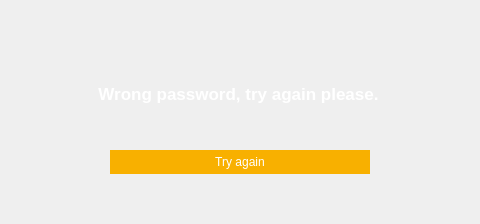
<?xml version="1.0" encoding="UTF-8"?>
<ui version="4.0">
 <class>Dialog</class>
 <widget class="QDialog" name="Dialog">
  <property name="geometry">
   <rect>
    <x>0</x>
    <y>0</y>
    <width>480</width>
    <height>224</height>
   </rect>
  </property>
  <property name="windowTitle">
   <string>Dialog</string>
  </property>
  <widget class="QWidget" name="widget" native="true">
   <property name="geometry">
    <rect>
     <x>0</x>
     <y>0</y>
     <width>480</width>
     <height>224</height>
    </rect>
   </property>
   <property name="styleSheet">
    <string notr="true">.QWidget{background-image: url(:/public/png/public/rectangle.png);border:0px;}</string>
   </property>
   <widget class="QLabel" name="title">
    <property name="geometry">
     <rect>
      <x>43</x>
      <y>53</y>
      <width>391</width>
      <height>81</height>
     </rect>
    </property>
    <property name="font">
     <font>
      <family>Arial</family>
      <pointsize>13</pointsize>
      <weight>75</weight>
      <bold>true</bold>
     </font>
    </property>
    <property name="styleSheet">
     <string notr="true">.QLabel{background-color: transparent; border:0; color :white}</string>
    </property>
    <property name="text">
     <string>Wrong password, try again please.</string>
    </property>
    <property name="alignment">
     <set>Qt::AlignCenter</set>
    </property>
    <property name="wordWrap">
     <bool>true</bool>
    </property>
   </widget>
   <widget class="QPushButton" name="try_bt">
    <property name="geometry">
     <rect>
      <x>110</x>
      <y>150</y>
      <width>260</width>
      <height>24</height>
     </rect>
    </property>
    <property name="styleSheet">
     <string notr="true">QPushButton{background-color: rgb(248,176,0); border:0; color :white}</string>
    </property>
    <property name="text">
     <string>Try again</string>
    </property>
   </widget>
  </widget>
 </widget>
 <resources>
  <include location="title.qrc"/>
 </resources>
 <connections/>
</ui>
